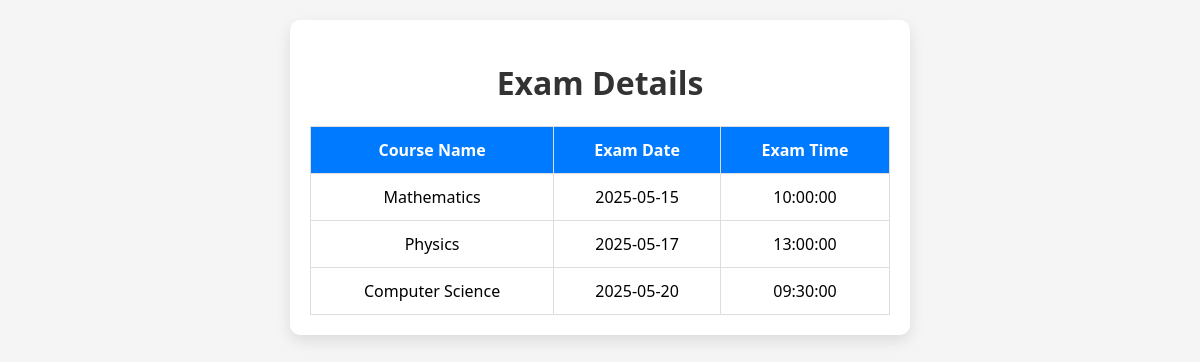
The page /exam.php on the database its author committed.
### tables this page shows
CREATE TABLE `exam_details` (
  `exam_id` int(11) NOT NULL,
  `course_name` varchar(100) NOT NULL,
  `exam_date` date NOT NULL,
  `exam_time` time NOT NULL
);

### exam.php (the view, shortened to what this page needs)
<?php
include("db_config.php");
$sql = "SELECT * FROM exam_details";
$result = $conn->query($sql);
?>
<!DOCTYPE html>
<html lang="en">
<head>
  <link rel="stylesheet" href="exam.css">
</head>
<body>
  <div class="container">
    <h1>Exam Details</h1>
    <table>
      <thead>
        <tr>
          <th>Course Name</th>
          <th>Exam Date</th>
          <th>Exam Time</th>
        </tr>
      </thead>
      <tbody>
        <?php
        if ($result && $result->num_rows > 0) {
          while ($row = $result->fetch_assoc()) {
            echo "<tr>
                    <td>" . htmlspecialchars($row['course_name']) . "</td>
                    <td>" . htmlspecialchars($row['exam_date']) . "</td>
                    <td>" . htmlspecialchars($row['exam_time']) . "</td>
                  </tr>";
          }
        } else {
          echo "<tr><td colspan='3' class='no-data'>No exams available</td></tr>";
        }
        ?>
      </tbody>
    </table>
  </div>
</body>
</html>

### exam.css (style rules this page uses)
body { font-family: Arial, sans-serif; background-color: #f4f4f4; text-align: center; }
.container { width: 50%; margin: auto; background: white; padding: 20px; box-shadow: 0px 0px 10px gray; border-radius: 8px; }
table { width: 100%; border-collapse: collapse; margin-top: 20px; }
th, td { padding: 10px; border: 1px solid #ddd; }
th { background-color: #007bff; color: white; }

### exam.php (style rules this page uses)
body { font-family: 'Segoe UI', sans-serif; background: #f5f5f5; margin: 0; padding: 20px; }
.container { max-width: 800px; margin: auto; background: white; padding: 20px; border-radius: 10px; box-shadow: 0 6px 15px rgba(0, 0, 0, 0.1); }
h1 { text-align: center; color: #333; }
table { width: 100%; border-collapse: collapse; margin-top: 20px; }
th, td { padding: 12px; border-bottom: 1px solid #ddd; text-align: center; }
th { background-color: #007bff; color: white; }

### rows shown on the page
exam_details: course_name "Mathematics", exam_date "2025-05-15", exam_time "10:00:00"
exam_details: course_name "Physics", exam_date "2025-05-17", exam_time "13:00:00"
exam_details: course_name "Computer Science", exam_date "2025-05-20", exam_time "09:30:00"
